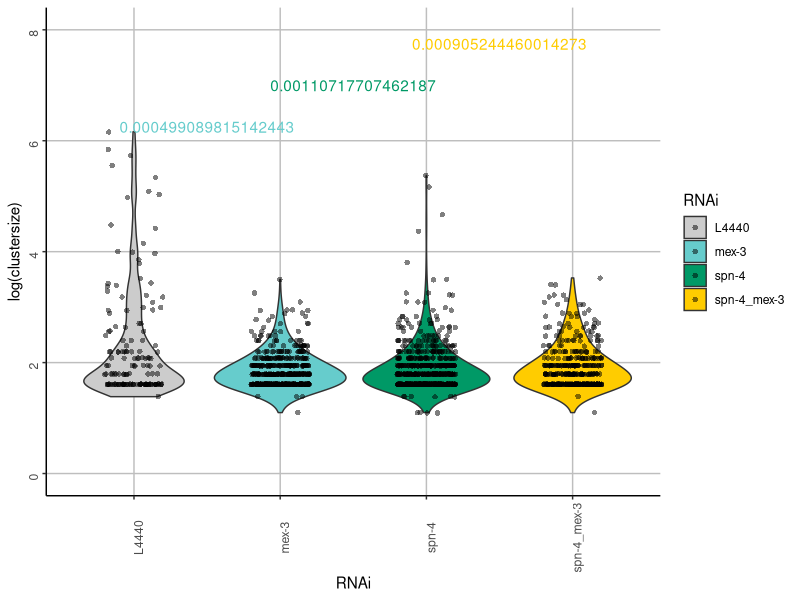
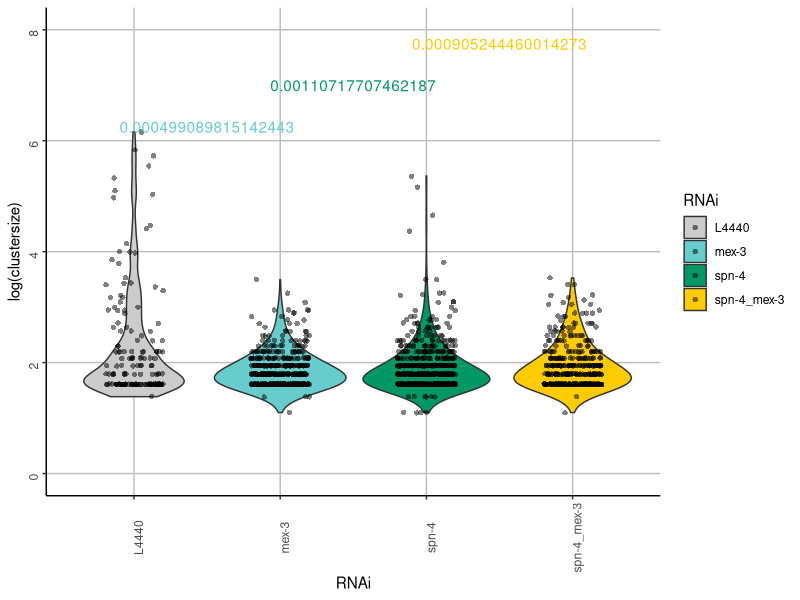

The R source for these figures, in order:
## ---- chunk 1

print("script initiated on", quote = FALSE)
Sys.time()

#loading packages
library(dplyr)
library(ggplot2)

## ---- chunk 2

# import the data
clusterTable <- read.csv(file = "../1_input/figure5_sourcedata2_101105.txt", header = TRUE) 

## ---- chunk 3
dim(clusterTable)
head(clusterTable)
str(clusterTable)
## ---- chunk 4

# Calculate the t-test
calculate_pvalue <- function(data, RNAiKD){
  transcript_quantTable <- data %>%
    filter(RNAi == "L4440" | RNAi == RNAiKD)

  #Adjust factor levels
  transcript_quantTable$RNAi <- factor(transcript_quantTable$RNAi, levels = c("L4440", RNAiKD))
  
  # Save the p-value
  ttestresult <- t.test(clustersize ~ RNAi, data = transcript_quantTable)
  
  return(ttestresult)
}

# Calculate p values

print("t.test calculation - mex-3 RNAi v. L4440 control. Number of molecules per cluster")
calculate_pvalue(clusterTable, "mex-3")

print("t.test calculation - spn-4 RNAi v. L4440 control. Number of molecules per cluster")
calculate_pvalue(clusterTable, "spn-4")

print("t.test calculation - mex-3 spn-4 RNAi v. L4440 control. Number of molecules per cluster")
calculate_pvalue(clusterTable, "spn-4_mex-3")

# Save p values
pvalue1 <- calculate_pvalue(clusterTable, "mex-3")$p.value
pvalue2 <- calculate_pvalue(clusterTable, "spn-4")$p.value
pvalue3 <- calculate_pvalue(clusterTable, "spn-4_mex-3")$p.value

# p <- pvalue3
# (0.05 < p )
# (0.005 < p )
# (0.0005 < p )
# (0.00005 < p )
# (0.000005 < p )
## ---- chunk 5
plot_data <- clusterTable %>%
    filter(RNAi == "L4440" | RNAi == "mex-3" | RNAi == "spn-4" | RNAi == "spn-4_mex-3")

plot_data$RNAi <- factor(plot_data$RNAi, levels = c("L4440", "mex-3", "spn-4", "spn-4_mex-3"))

p_violinplot <- ggplot(plot_data, aes(RNAi, log(clustersize), fill=RNAi)) +
  geom_violin(bw = 0.2) +
  geom_jitter(shape=16, position=position_jitter(0.2), alpha = 0.5) +
  scale_fill_manual(values=c("#CCCCCC", "#66CCCC", "#009966", "#FFCC00")) +
  ylim(c(0, 8))+
  annotate(geom="text", x=1.5, y=6.25, label=pvalue1, color="#66CCCC")+
  annotate(geom="text", x=2.5, y=7, label=pvalue2, color="#009966")+
  annotate(geom="text", x=3.5, y=7.75, label=pvalue3, color="#FFCC00")+
  theme_classic() + 
  theme(strip.text = element_text(face = "italic"),
        panel.grid.major = element_line(colour = "grey"), 
        axis.text.y = element_text(angle=90), 
        axis.text.x = element_text(angle=90))
  

p_violinplot

print("Number of clusters per RNAi condition")
# Enumerate clusters
clusterTable %>%
  group_by(RNAi) %>% 
  summarize(n())

#print("Number of embryos per RNAi condition")
# Enumerate embryos
#clusterTable %>%
#  group_by(RNAi, Image) %>% 
#  summarize(n())

## ---- chunk 6

#Set date
date <- format(Sys.time(), "%y%m%d")
#set filename
filename <- paste("../3_output/", date, "_output_plots_Fig6E.pdf", sep = "")

#export pdf
pdf(file = filename, width = 6, height = 6)
p_violinplot
dev.off()
dev.off()

#Report
print("The following output plot was saved: ", quote = FALSE)
print(filename, quote = FALSE)


## ---- chunk 7
sessionInfo()
